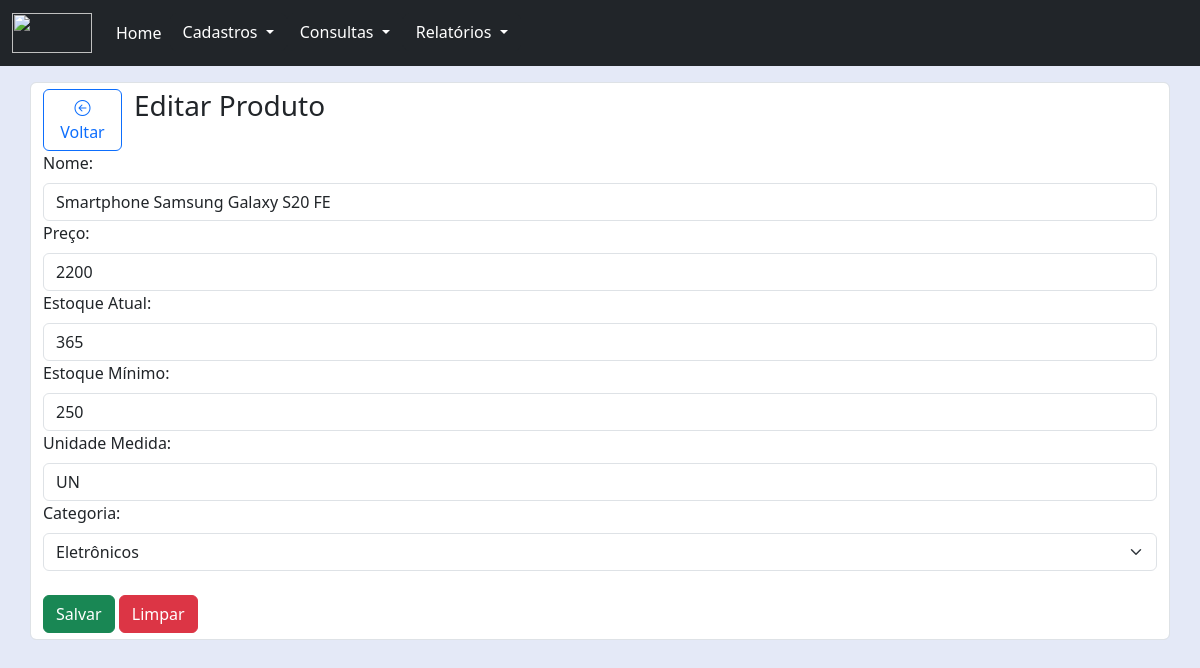
The page /pages/produto/editar.php?cod=1 on the database its author committed.
### tables this page shows
CREATE TABLE produtos(
    cod INT PRIMARY KEY NOT NULL AUTO_INCREMENT,
    nome VARCHAR(100) NOT NULL,
    preco NUMERIC NOT NULL,
    qtd_estoque INT NOT NULL,
    qtd_estoque_min INT NOT NULL,    
    unidade_medida CHAR(2) NOT NULL,
    id_categoria INT NOT NULL   
);

CREATE TABLE categoria(
	id INT PRIMARY KEY NOT NULL AUTO_INCREMENT,
    descricao VARCHAR(100)
);

### pages/produto/editar.php (the view, shortened to what this page needs)
<?php
    include('../../connection/connection.php');
    $cod  = filter_input(INPUT_GET,'cod',FILTER_SANITIZE_NUMBER_INT);
    $query = "SELECT * FROM produtos WHERE cod = '$cod'";
    $resultado = mysqli_query($conn, $query);
    $row = mysqli_fetch_assoc($resultado);
?>
<!DOCTYPE html>
<html lang="pt-BR">
<head>
    <link href="../../node_modules/bootstrap/css/bootstrap.min.css" rel="stylesheet">
    <link href="../../node_modules/bootstrap-icons/font/bootstrap-icons.min.css" rel="stylesheet">
    <link href="../../css/style.css" rel="stylesheet">
</head>
<body>
    <?php
        include("../../components/navbar.php");
    ?>
    <div class="container">
        <div class="row pt-3">
            <div class="form-control">
                <div class="row d-flex align-items-start">
                    <div class="col-md-2 btn-back">
                        <button class="btn btn-outline-primary" type="button" id="btn-back">
                            <i class="bi bi-arrow-left-circle"></i>
                            Voltar
                        </button>
                    </div>
                    <div class="col-md-6">
                        <h3>
                            Editar Produto
                        </h3>
                    </div>
                </div>
                <form action="php/update.php" method="post">
                    <div class="row">
                        <div class="col">
                            <label for="" class="form-label">Nome:</label>
                            <input type="text" name="nome" class="form-control" maxlength="100" value="<?= $row['nome'] ?>"
                                required>
                        </div>
                    </div>
                    <div class="row">
                        <div class="col">
                            <label for="" class="form-label">Preço:</label>
                            <input type="number" name="preco" class="form-control" maxlength="10"
                                value="<?= $row['preco'] ?>" required>
                        </div>
                    </div>
                    <div class="row">
                        <div class="col">
                            <label for="" class="form-label">Estoque Atual:</label>
                            <input type="number" name="estoque_atual" class="form-control" maxlength="100"
                                value="<?= $row['qtd_estoque'] ?>" required>
                        </div>
                    </div>
                    <div class="row">
                        <div class="col">
                            <label for="" class="form-label">Estoque Mínimo:</label>
                            <input type="number" name="estoque_min" class="form-control" maxlength="100"
                                value="<?= $row['qtd_estoque_min'] ?>" required>
                        </div>
                    </div>
                    <div class="row">
                        <div class="col">
                            <label for="" class="form-label">Unidade Medida:</label>
                            <input type="text" name="unidade_medida" class="form-control" maxlength="2"
                                value="<?= $row['unidade_medida'] ?>" required>
                        </div>
                    </div>
                    <div class="row">
                        <div class="col">
                            <?php
                                $queryCat = "SELECT * FROM categoria";
                                $resultadoCat = mysqli_query($conn, $queryCat);
                                if (mysqli_num_rows($resultadoCat) > 0) { ?>
                                    <label for="" class="form-label">Categoria:</label>
                                    <select name='id_categoria' class="form-select">
                                        <?php foreach ($resultadoCat as $rowCat) { ?>
                                        <option value="<?= $rowCat['id'] ?>" <?= $rowCat['id'] == $row['cod'] ? "selected" : "" ?>>
                                            <?= $rowCat['descricao'] ?>
                                        </option>
                            <?php } ?>
                                    </select>
                            <?php } else { ?>
                                    <select name='id_categoria' class="form-select" hidden required></select>
                                    <label for="" class="form-label">Nenhum categoria encontrada.</label>
                            <?php } ?>
                        </div>
                    </div>
                    <br>
                    <div class="row">
                        <div class="col">
                            <input type="submit" value="Salvar" class="btn btn-success">
                            <input type="reset" value="Limpar" class="btn btn-danger">
                        </div>
                    </div>
                </form>
            </div>
        </div>
    </div>
</body>
</html>

### css/style.css (style rules this page uses)
.btn-back { width: 8%; padding-left: 5; padding-right: 0; align-items: center; }
body { background: #E4E9F7; }

### rows shown on the page
produtos: nome "Smartphone Samsung Galaxy S20 FE", preco "2200", estoque_atual "365", estoque_min "250", unidade_medida "UN", id_categoria "Eletrônicos"
